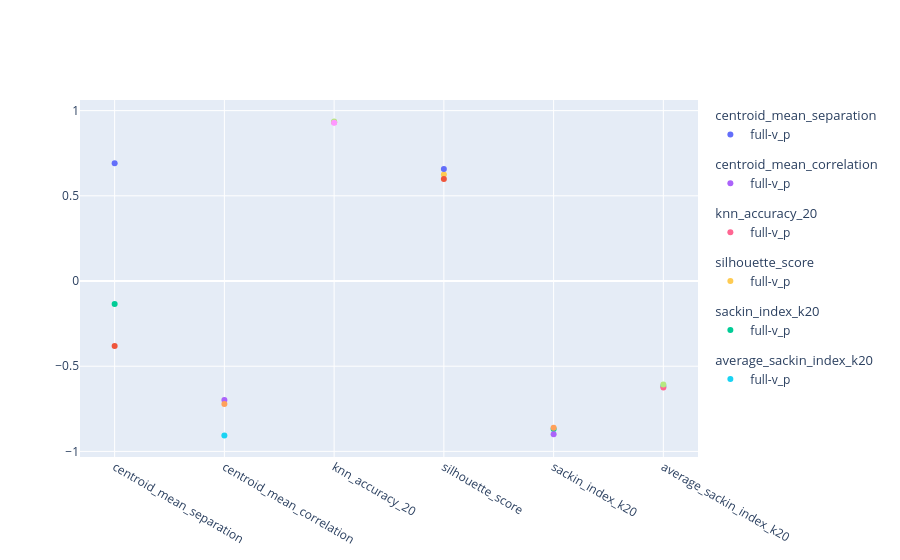

Here is the notebook cell this chart was saved with:
### Code cell
fig = make_subplots(rows=1, cols=1)

data = []

for metric, split_corrs in splits.items():
	first = True
	
	if metric not in valid_metrics:
		continue
 
	for split, corr_values in split_corrs.items():
		if split not in valid_splits:
			continue
     
		for i, val in enumerate(corr_values):
			if i not in valid_idxs:
				continue
      
			group = metric
			name = f"{split}-{labels[i]}"
   
			fig.add_trace(go.Scatter(x=[metric], y=[val], mode="markers", legendgroup=group, name=name, legendgrouptitle={"text": group}, showlegend=first), row=1, col=1)

			data.append({
				"metric": metric,
				"split": split,
				"label": labels[i],
				"value": val
			})
   
			first = False

fig.show()

### Figure 1 — Plotly figure (JSON) as saved in the notebook; plotly's stock layout.template omitted (floating-point values rounded to 4 significant figures)
{"data": [{"legendgroup": "centroid_mean_separation", "legendgrouptitle": {"text": "centroid_mean_separation"}, "mode": "markers", "name": "full-v_p", "showlegend": true, "type": "scatter", "x": ["centroid_mean_separation"], "xaxis": "x", "y": [0.6918], "yaxis": "y"}, {"legendgroup": "centroid_mean_separation", "legendgrouptitle": {"text": "centroid_mean_separation"}, "mode": "markers", "name": "cifar_densenet-v_p", "showlegend": false, "type": "scatter", "x": ["centroid_mean_separation"], "xaxis": "x", "y": [-0.3817], "yaxis": "y"}, {"legendgroup": "centroid_mean_separation", "legendgrouptitle": {"text": "centroid_mean_separation"}, "mode": "markers", "name": "cifar_resnet-v_p", "showlegend": false, "type": "scatter", "x": ["centroid_mean_separation"], "xaxis": "x", "y": [-0.1352], "yaxis": "y"}, {"legendgroup": "centroid_mean_correlation", "legendgrouptitle": {"text": "centroid_mean_correlation"}, "mode": "markers", "name": "full-v_p", "showlegend": true, "type": "scatter", "x": ["centroid_mean_correlation"], "xaxis": "x", "y": [-0.6977], "yaxis": "y"}, {"legendgroup": "centroid_mean_correlation", "legendgrouptitle": {"text": "centroid_mean_correlation"}, "mode": "markers", "name": "cifar_densenet-v_p", "showlegend": false, "type": "scatter", "x": ["centroid_mean_correlation"], "xaxis": "x", "y": [-0.7219], "yaxis": "y"}, {"legendgroup": "centroid_mean_correlation", "legendgrouptitle": {"text": "centroid_mean_correlation"}, "mode": "markers", "name": "cifar_resnet-v_p", "showlegend": false, "type": "scatter", "x": ["centroid_mean_correlation"], "xaxis": "x", "y": [-0.9061], "yaxis": "y"}, {"legendgroup": "knn_accuracy_20", "legendgrouptitle": {"text": "knn_accuracy_20"}, "mode": "markers", "name": "full-v_p", "showlegend": true, "type": "scatter", "x": ["knn_accuracy_20"], "xaxis": "x", "y": [0.9323], "yaxis": "y"}, {"legendgroup": "knn_accuracy_20", "legendgrouptitle": {"text": "knn_accuracy_20"}, "mode": "markers", "name": "cifar_densenet-v_p", "showlegend": false, "type": "scatter", "x": ["knn_accuracy_20"], "xaxis": "x", "y": [0.9356], "yaxis": "y"}, {"legendgroup": "knn_accuracy_20", "legendgrouptitle": {"text": "knn_accuracy_20"}, "mode": "markers", "name": "cifar_resnet-v_p", "showlegend": false, "type": "scatter", "x": ["knn_accuracy_20"], "xaxis": "x", "y": [0.9285], "yaxis": "y"}, {"legendgroup": "silhouette_score", "legendgrouptitle": {"text": "silhouette_score"}, "mode": "markers", "name": "full-v_p", "showlegend": true, "type": "scatter", "x": ["silhouette_score"], "xaxis": "x", "y": [0.6257], "yaxis": "y"}, {"legendgroup": "silhouette_score", "legendgrouptitle": {"text": "silhouette_score"}, "mode": "markers", "name": "cifar_densenet-v_p", "showlegend": false, "type": "scatter", "x": ["silhouette_score"], "xaxis": "x", "y": [0.6575], "yaxis": "y"}, {"legendgroup": "silhouette_score", "legendgrouptitle": {"text": "silhouette_score"}, "mode": "markers", "name": "cifar_resnet-v_p", "showlegend": false, "type": "scatter", "x": ["silhouette_score"], "xaxis": "x", "y": [0.5987], "yaxis": "y"}, {"legendgroup": "sackin_index_k20", "legendgrouptitle": {"text": "sackin_index_k20"}, "mode": "markers", "name": "full-v_p", "showlegend": true, "type": "scatter", "x": ["sackin_index_k20"], "xaxis": "x", "y": [-0.8688], "yaxis": "y"}, {"legendgroup": "sackin_index_k20", "legendgrouptitle": {"text": "sackin_index_k20"}, "mode": "markers", "name": "cifar_densenet-v_p", "showlegend": false, "type": "scatter", "x": ["sackin_index_k20"], "xaxis": "x", "y": [-0.8996], "yaxis": "y"}, {"legendgroup": "sackin_index_k20", "legendgrouptitle": {"text": "sackin_index_k20"}, "mode": "markers", "name": "cifar_resnet-v_p", "showlegend": false, "type": "scatter", "x": ["sackin_index_k20"], "xaxis": "x", "y": [-0.8611], "yaxis": "y"}, {"legendgroup": "average_sackin_index_k20", "legendgrouptitle": {"text": "average_sackin_index_k20"}, "mode": "markers", "name": "full-v_p", "showlegend": true, "type": "scatter", "x": ["average_sackin_index_k20"], "xaxis": "x", "y": [-0.6162], "yaxis": "y"}, {"legendgroup": "average_sackin_index_k20", "legendgrouptitle": {"text": "average_sackin_index_k20"}, "mode": "markers", "name": "cifar_densenet-v_p", "showlegend": false, "type": "scatter", "x": ["average_sackin_index_k20"], "xaxis": "x", "y": [-0.6254], "yaxis": "y"}, {"legendgroup": "average_sackin_index_k20", "legendgrouptitle": {"text": "average_sackin_index_k20"}, "mode": "markers", "name": "cifar_resnet-v_p", "showlegend": false, "type": "scatter", "x": ["average_sackin_index_k20"], "xaxis": "x", "y": [-0.6069], "yaxis": "y"}], "layout": {"xaxis": {"anchor": "y", "domain": [0, 1]}, "yaxis": {"anchor": "x", "domain": [0, 1]}}}
